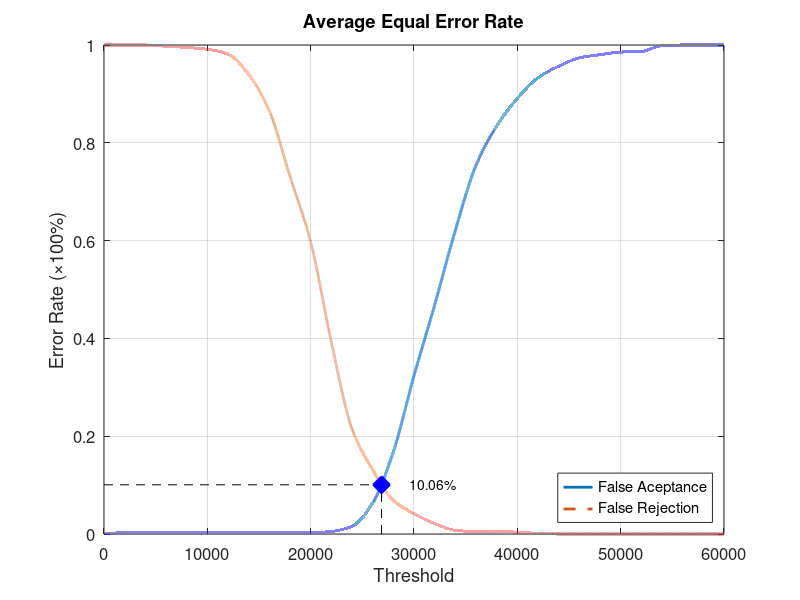
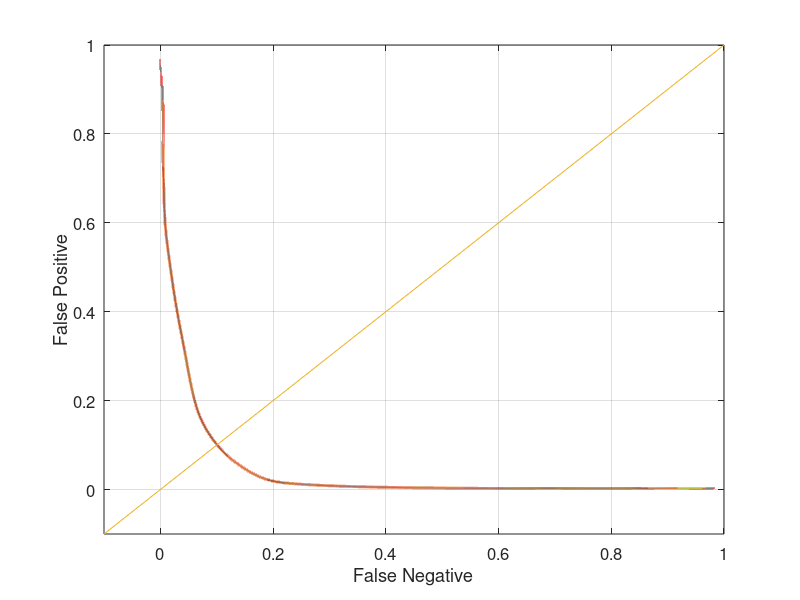

MATLAB code for these plots, in order:
function yEER = Experiment4Average
close all;
clear;
clc;
x = 0:2000:60000;
xq = 0:0.5:60000;

y0 = [0 0.00263158 0.00263158 0.00263158 0.00263158 0.00263158 0.00263158 0.00263158 0.00263158 0.00263158 0.00263158 0.00526316 0.0157895 0.0631579 0.168421 0.323684 0.468421 0.621053 0.753947 0.834211 0.89079 0.932895 0.956579 0.973684 0.980263 0.985526 0.986842 0.998684 1 1 1];
yy0 = interp1(x, y0, xq, 'pchip');
y1 = [1 1 1 0.9975 0.995 0.99125 0.98125 0.94 0.865 0.73125 0.5975 0.3925 0.215 0.13125 0.06875 0.04125 0.02125 0.0075 0.005 0.005 0.00375 0.00125 0 0 0 0 0 0 0 0 0];
yy1 = interp1(x, y1, xq, 'pchip');

% Calculating EER: 
y2 = abs(y0 - y1);
find(y2 == min(y2))
yy2 = abs(yy0 - yy1);
xEER = find(yy2 == min(yy2));
xEERIndex = xq(xEER) % X-axis EER
yEER = yy0(xEER) % Y-axis EER

main = figure
plot(xq, yy0,'-','LineWidth', 2);	hold on
plot(xq, yy1,'--','LineWidth', 2);	hold on
plot([xEERIndex xEERIndex], [0 yEER], 'k--');	hold on
plot([0 xEERIndex], [yEER yEER], 'k--');	hold on
plot(xEERIndex, yEER, 'bx', 'LineWidth', 10);	hold on
text(xEERIndex + 10 * xEERIndex / 100, yEER, [num2str(round((10000 * yEER)) / 100) '%'])
legend('False Aceptance', 'False Rejection', 'Location', 'SouthEast')
xlabel('Threshold')
ylabel('Error Rate (\times100%)')
title('Average Equal Error Rate')
set(gca, 'FontSize', 12)
axis([0 60000 0 1])
grid on

print(main, 'Experiment4AverageMain', '-dpng');
FNRxFPR = figure('Color', [1 1 1]);
plot(yy1, yy0, '-', yy1, yy0, 'LineWidth', 2);
hold on
y = -0.1:0.1:1
plot(y, y); 
set(gca, 'FontSize', 12)
xlabel('False Negative')
ylabel('False Positive')
axis([-0.1 1 -0.1 1])
set(gca, 'FontSize', 12)
grid on

print(FNRxFPR, 'Experiment4AverageFNRxFPR','-dpng');
end
